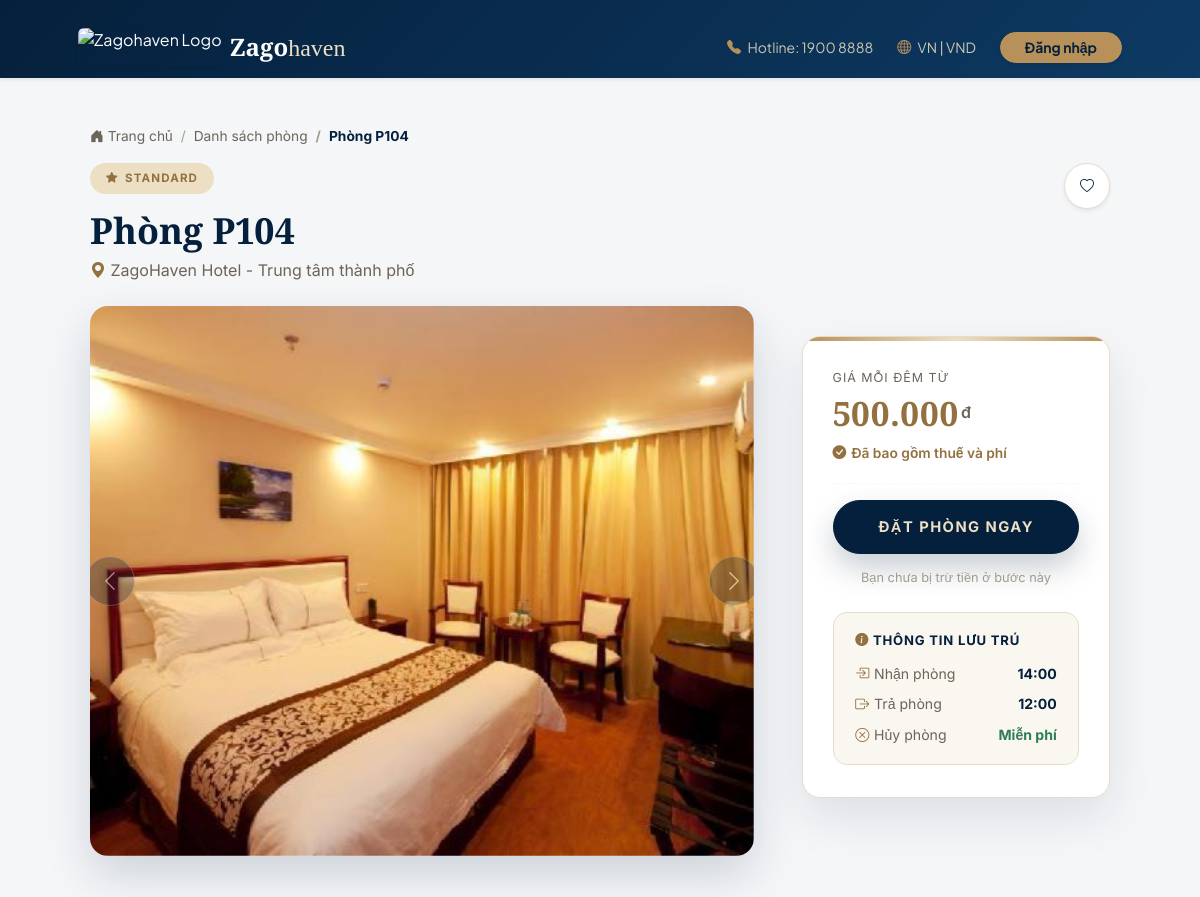
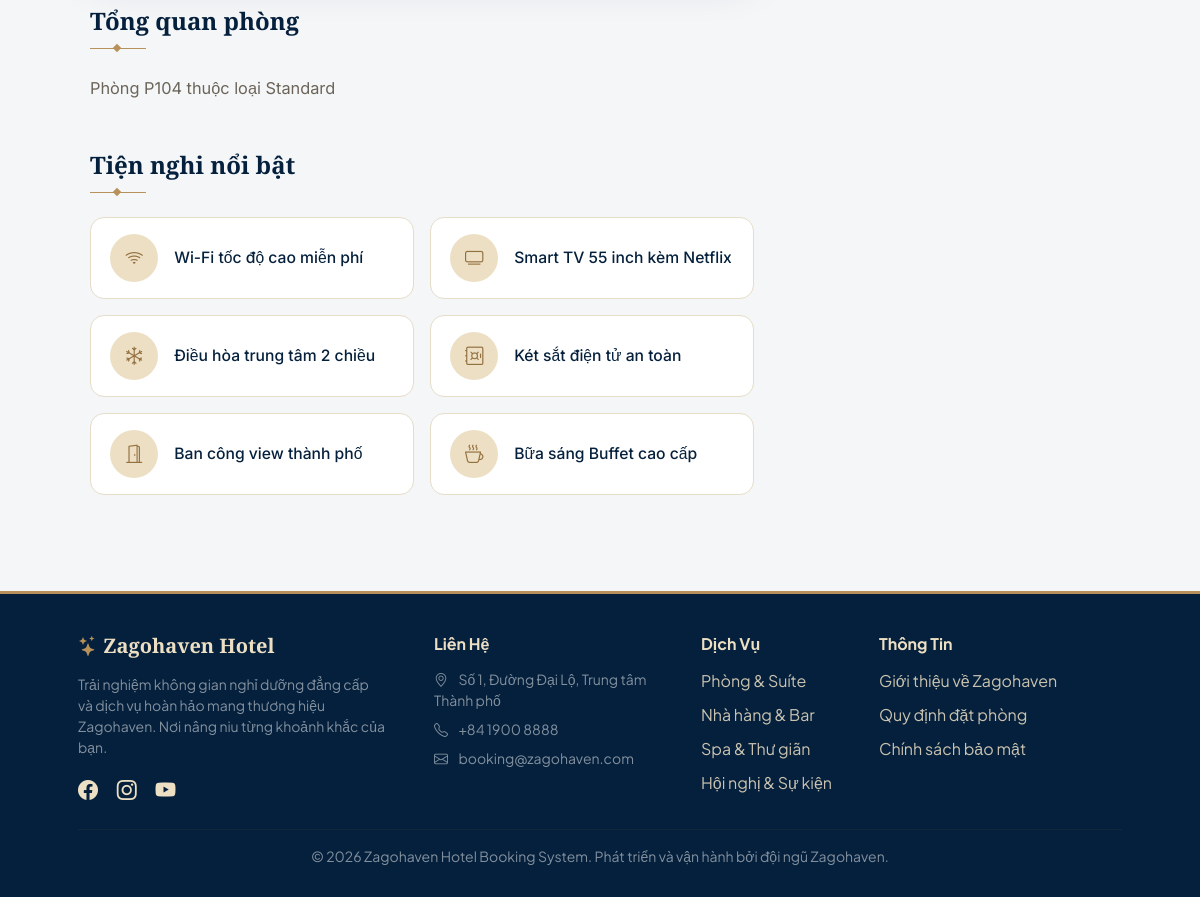
Page /room/49/ on the committed database (2 pictures, top to bottom).
### booking/models.py (models this page shows, shortened)
class Room(models.Model):
    HOUSEKEEPING_STATUS = (
        ('CLEAN', 'Sạch sẽ - Sẵn sàng đón khách'),
        ('DIRTY', 'Chưa dọn - Khách vừa check-out'),
        ('MAINTENANCE', 'Đang bảo trì/Sửa chữa'),
    )
    category = models.ForeignKey(RoomCategory, on_delete=models.CASCADE, verbose_name="Thuộc loại phòng")
    room_number = models.CharField(max_length=10, unique=True, verbose_name="Số phòng")
    is_available = models.BooleanField(default=True, verbose_name="Còn trống")
    housekeeping_status = models.CharField(max_length=20, choices=HOUSEKEEPING_STATUS, default='CLEAN', verbose_name="Tình trạng dọn dẹp")
    description = models.TextField(default="Phòng sang trọng với đầy đủ tiện nghi.", verbose_name="Mô tả thêm")
    image = models.ImageField(upload_to='rooms/', null=True, blank=True, verbose_name="Ảnh đại diện")
    class Meta:
        verbose_name = "Phòng"
        verbose_name_plural = "Danh sách phòng"

class RoomCategory(models.Model):
    name = models.CharField(max_length=50)
    price_per_night = models.DecimalField(max_digits=10, decimal_places=2)
    capacity = models.IntegerField(default=2)
    def get_current_season_alert(self):
        today = timezone.now().date()
        active_seasons = SeasonalPricing.objects.filter(
            start_date__lte=today,
            end_date__gte=today
        )
        is_weekend = today.weekday() in [4, 5, 6]
        if not is_weekend:
            active_seasons = active_seasons.filter(is_weekend_only=False)
        active_season = active_seasons.first()
        return None
    class Meta:
        verbose_name = "Loại phòng"
        verbose_name_plural = "Các loại phòng"

### booking/views.py (the view)
# urls.py: path('room/<int:room_id>/', booking_views.room_detail, name='room_detail'),
def room_detail(request, room_id):
    room = get_object_or_404(Room, id=room_id)
    return render(request, 'booking/room_detail.html', {
        'room': room,
        'is_favorite': room.id in _get_favorite_room_ids(request.user),
    })

### booking/context_processors.py (called while the page is built, shortened)
def unread_messages(request):
    if not request.user.is_authenticated:
        return {'unread_message_count': 0}

### booking/views.py (called while the page is built)
def _get_favorite_room_ids(user):
    if not user.is_authenticated:
        return set()
    return set(Favorite.objects.filter(user=user).values_list('room_id', flat=True))

### booking/templates/booking/room_detail.html (shortened to what this page needs)
{% extends 'base.html' %}
{% block content %}
<div class="container mt-4 mb-5 lux-room-detail">
    <nav aria-label="breadcrumb" class="mb-3">
        <ol class="breadcrumb lux-breadcrumb">
            <li class="breadcrumb-item"><a href="{% url 'room_list' %}"><i class="bi bi-house-door-fill"></i> Trang chủ</a></li>
            <li class="breadcrumb-item"><a href="{% url 'room_list' %}">Danh sách phòng</a></li>
            <li class="breadcrumb-item active" aria-current="page">Phòng {{ room.room_number }}</li>
        </ol>
    </nav>
    <div class="d-flex justify-content-between align-items-start mb-4 flex-wrap gap-3">
        <div>
            <span class="lux-detail-badge"><i class="bi bi-star-fill"></i> {{ room.category.name }}</span>
            <h1 class="lux-detail-title">Phòng {{ room.room_number }}</h1>
            <p class="lux-detail-location mb-0"><i class="bi bi-geo-alt-fill"></i> ZagoHaven Hotel - Trung tâm thành phố</p>
        </div>
        <div>
            {% include 'booking/includes/favorite_button.html' with room=room is_favorite=is_favorite btn_class='favorite-btn-lg shadow-sm' %}
        </div>
    </div>
    <div class="row g-5">
        <div class="col-lg-8">
            <div id="roomImageCarousel" class="carousel slide lux-carousel overflow-hidden mb-5" data-bs-ride="carousel">
                <div class="carousel-inner">
                    {% if room.image %}
                    <div class="carousel-item active">
                        <img src="{{ room.image.url }}" class="d-block w-100" alt="Phòng {{ room.room_number }}" style="height: 550px; object-fit: cover;">
                    </div>
                    {% endif %}
                </div>
                {% if room.images.all %}
                <button class="carousel-control-prev" type="button" data-bs-target="#roomImageCarousel" data-bs-slide="prev">
                    <span class="carousel-control-prev-icon" aria-hidden="true"></span>
                </button>
                <button class="carousel-control-next" type="button" data-bs-target="#roomImageCarousel" data-bs-slide="next">
                    <span class="carousel-control-next-icon" aria-hidden="true"></span>
                </button>
                {% endif %}
            </div>
            <div class="mb-5">
                <h3 class="lux-section-title">Tổng quan phòng</h3>
                <div class="lux-section-divider"></div>
                <p class="lux-overview-text">{{ room.description }}</p>
            </div>
            <div>
                <h3 class="lux-section-title">Tiện nghi nổi bật</h3>
                <div class="lux-section-divider"></div>
                <div class="row g-3">
                    <div class="col-md-6">
                        <div class="lux-amenity">
                            <div class="lux-amenity-icon"><i class="bi bi-wifi"></i></div>
                            <span>Wi-Fi tốc độ cao miễn phí</span>
                        </div>
                    </div>
                    <div class="col-md-6">
                        <div class="lux-amenity">
                            <div class="lux-amenity-icon"><i class="bi bi-tv"></i></div>
                            <span>Smart TV 55 inch kèm Netflix</span>
                        </div>
                    </div>
                    <div class="col-md-6">
                        <div class="lux-amenity">
                            <div class="lux-amenity-icon"><i class="bi bi-snow"></i></div>
                            <span>Điều hòa trung tâm 2 chiều</span>
                        </div>
                    </div>
                    <div class="col-md-6">
                        <div class="lux-amenity">
                            <div class="lux-amenity-icon"><i class="bi bi-safe"></i></div>
                            <span>Két sắt điện tử an toàn</span>
                        </div>
                    </div>
                    <div class="col-md-6">
                        <div class="lux-amenity">
                            <div class="lux-amenity-icon"><i class="bi bi-door-open"></i></div>
                            <span>Ban công view thành phố</span>
                        </div>
                    </div>
                    <div class="col-md-6">
                        <div class="lux-amenity">
                            <div class="lux-amenity-icon"><i class="bi bi-cup-hot"></i></div>
                            <span>Bữa sáng Buffet cao cấp</span>
                        </div>
                    </div>
                </div>
            </div>
        </div>
        <div class="col-lg-4">
            <div class="lux-booking-card sticky-top" style="top: 30px;">
                <div class="lux-booking-body">
                    <div class="lux-price-label">Giá mỗi đêm từ</div>
                    <h2 class="lux-price-value">{{ room.category.price_per_night|floatformat:"0g" }}<sup>đ</sup></h2>
                    <div class="lux-price-included"><i class="bi bi-check-circle-fill"></i>Đã bao gồm thuế và phí</div>
                    <hr class="lux-booking-divider" style="margin: 1.2rem 0 1rem 0;">
                    <a href="{% url 'book_room' room.id %}" class="btn-lux-book">
                        Đặt phòng ngay
                    </a>
                    <p class="lux-book-note">Bạn chưa bị trừ tiền ở bước này</p>
                    <div class="lux-stay-info">
                        <h6><i class="bi bi-info-circle-fill"></i> Thông tin lưu trú</h6>
                        <div class="lux-stay-row">
                            <span class="label"><i class="bi bi-box-arrow-in-right"></i>Nhận phòng</span>
                            <span class="value">14:00</span>
                        </div>
                        <div class="lux-stay-row">
                            <span class="label"><i class="bi bi-box-arrow-right"></i>Trả phòng</span>
                            <span class="value">12:00</span>
                        </div>
                        <div class="lux-stay-row">
                            <span class="label"><i class="bi bi-x-circle"></i>Hủy phòng</span>
                            <span class="value free">Miễn phí</span>
                        </div>
                    </div>
                </div>
            </div>
        </div>
    </div>
</div>
{% endblock %}

### booking/templates/base.html (style rules this page uses)
:root { --ink: #05203c; --ink-soft: #0e3a63; --gold: #b8905a; --gold-deep: #93703f; --gold-soft: #ecdfc4; --ivory: #faf7f1; --line: #e6ddc8; --stone: #6b6459; }
body { font-family: 'Plus Jakarta Sans', sans-serif; background-color: #f5f6f8; -webkit-font-smoothing: antialiased; }

### rows in the picture
Room: room_number "P104", category.name "STANDARD", image (picture), description "Phòng P104 thuộc loại Standard", category.price_per_night "500.000"
